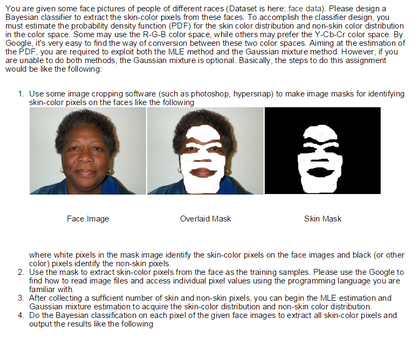
%> input picture Pattern Recognition -MATLAB/HW2/HW2.PNG, 420 x 339 px, shrunk from 779 x 629 before the run, given in place of 0.jpg, which was not available
$ octave --eval "classifier;"   (GNU Octave 9; MATLAB toolbox functions it lacks are replaced by stand-ins)
%> lines starting %> are read from the running program, lines starting %| are printed output that depends on the picture; pictures that were not available may be replaced by others from this repository, and a replacement may not be noted
function classifier()
    format longG
    for c=0:18
        input = sprintf('input/%d.jpg',c);
            img=imread( input );
%> img is the input picture: size 339x420x3 uint8; mean R, G, B 211.9, 210.1, 209.3
            R=img(:,:,1);
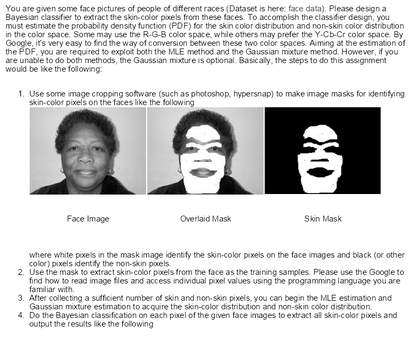
%> R: size 339x420 uint8; min 0, max 255, mean 211.9
            G=img(:,:,2);
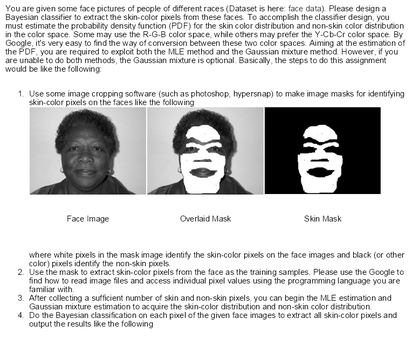
%> G: size 339x420 uint8; min 0, max 255, mean 210.1
            B=img(:,:,3);
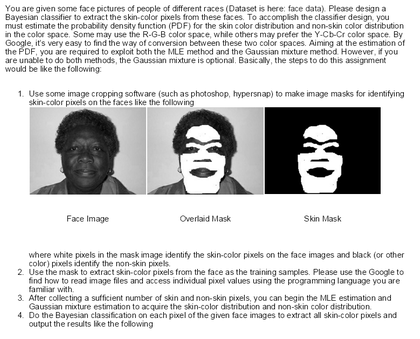
%> B: size 339x420 uint8; min 0, max 255, mean 209.3
            [x, y] = size(R);
%> x = 339; y = 420
            count = 0;
            mu1 = getRGBMu(0);  % 0 means non-skin-color set
% [23 lines not run here, left out]
% [12 lines left out: function gaussianMixtureModel, not called in this run]
function mu = getRGBMu( type )

    rmu = 0;
    gmu = 0;
    bmu = 0;
    if type == 0
        for i=1:18
            path = sprintf('training set1/%d.jpg',i);
%> (the run ends here)
